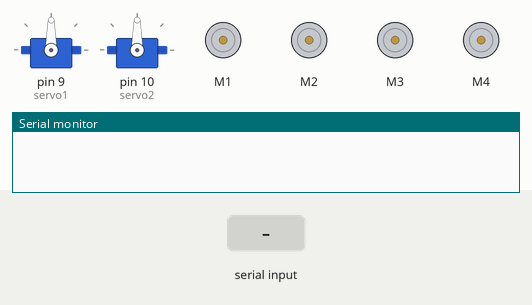
The sketch below on a simulated Arduino Uno, built with avr-gcc and run on an emulated ATmega328P. Shown: 2 × servo, 4 × DC motor (green arrow = forward, orange = backward, longer = faster), the last lines printed to the serial monitor. The test bench sets the inputs (shaded band). Random numbers use the default seed unless the sketch sets one.

Above: at 1.2 s.
1.3 s: "S" received over Serial
At 2.1 s:
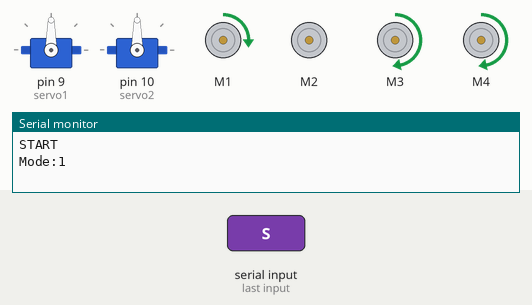
2.8 s: "B90\n" received over Serial
At 3.3 s:
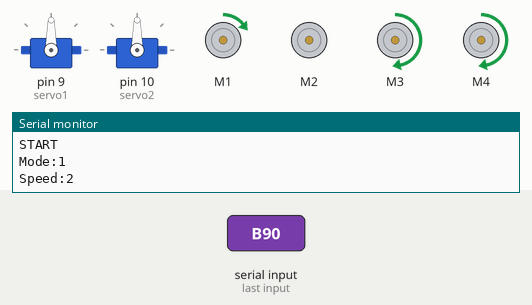
4.3 s: "C,45\n" received over Serial
At 5.5 s:
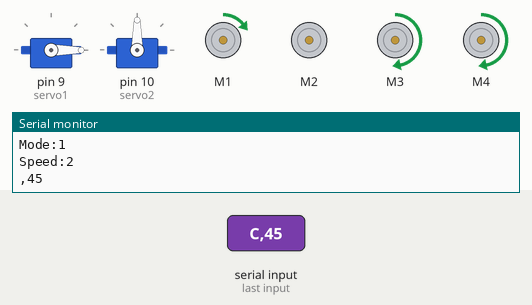
5.8 s: "Q" received over Serial
At 6.8 s:
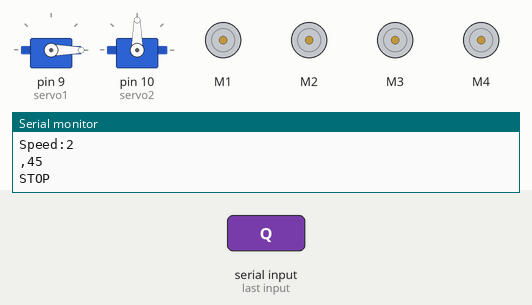
7.3 s: "D,45\n" received over Serial
At 7.9 s:
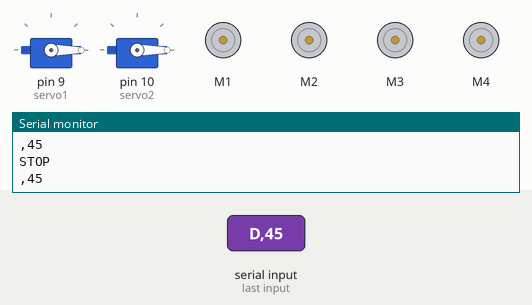
8.8 s: "C90\n" received over Serial
At 10.2 s:
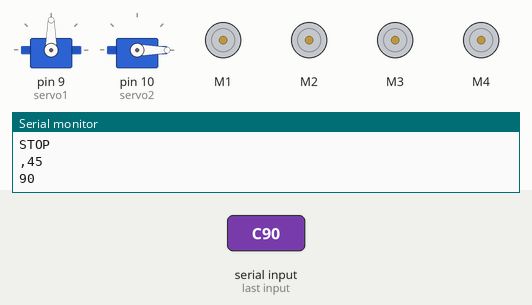
Timing chart, 0 to 11.3 s (numbered marks = the images above; inputs shaded):
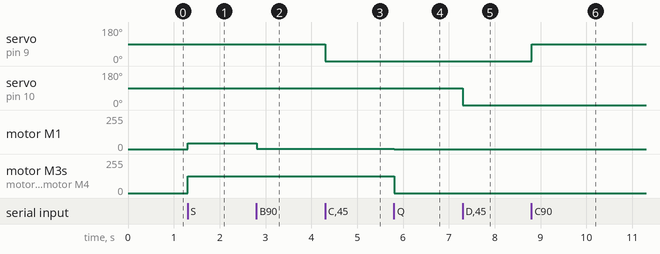

Measured:
- after the input at 1.3 s, motor M1: stopped → forward 42/255 at once; motor M3, motor M4: stopped → forward 126/255 at once
- after the input at 2.8 s, motor M1: forward 42/255 → forward 2/255 at once
- after the input at 4.3 s, servo on pin 9 (servo1): 90° → 0° at once
- after the input at 5.8 s, motor M1: forward 2/255 → stopped at once; motor M3, motor M4: forward 126/255 → stopped at once
- after the input at 7.3 s, servo on pin 10 (servo2): 90° → 0° at once
- after the input at 8.8 s, servo on pin 9 (servo1): 0° → 90° at once

The sketch:

iPingpong_1.ino
```cpp
#include <Servo.h>
Servo  servo1, servo2;

#include <Adafruit_MotorShield.h>
Adafruit_MotorShield AFMS = Adafruit_MotorShield();
Adafruit_DCMotor *Motor[] = {AFMS.getMotor(1), AFMS.getMotor(2), AFMS.getMotor(3), AFMS.getMotor(4)};


char mode = '1';
int RandomDelay = 500;
int motor_speedLv[] = {0, 0, 2, 2};
int speedo[] = {42, 84, 126, 168, 210, 255};
bool Random = false;
bool start = false;
unsigned long previousTime;


void setup() {
  Serial.begin(9600);
  AFMS.begin();
  servo1.attach(9);
  servo2.attach(10);
  Motor[0]->setSpeed(speedo[motor_speedLv[0]]);
  Motor[1]->setSpeed(speedo[motor_speedLv[1]]);
  Motor[2]->setSpeed(speedo[motor_speedLv[2]]);
  Motor[3]->setSpeed(speedo[motor_speedLv[3]]);
}

void loop() {
  char sign, val;
  String deg;

  if (Serial.available()) {
    sign = Serial.read();
    //Serial.println(sign);
    delay(5);

    switch (sign) {

      case 'A':
        val = Serial.read();
        mode = val;
        modeChange();
        break;

      case 'B':
        val = Serial.read();
        speedChange(val);
        break;

      case 'C':
        while (Serial.available()) {
          val = Serial.read();
          if (val == 'C' || val == 'D')break;
          deg += val;
        }
        servo1.write(deg.toInt());
        Serial.println(deg);
        break;

      case 'D':
        while (Serial.available()) {
          val = Serial.read();
          if (val == 'C' || val == 'D')break;
          deg += val;
        }
        servo2.write(deg.toInt());
        Serial.println(deg);
        break;

      case 'R':
        val = Serial.read();
        if (val == '1') {
          Serial.println("Random On");
          Random = true;
          previousTime = millis();
        } else  {
          Serial.println("Random Off");
          Random = false;
        }
        break;

      case 'S':
        val = Serial.read();
        if (val == '0') {
          Serial.println("STOP");
          start = false;
          for (int i = 0 ; i < 4; i++)Motor[i]->run(RELEASE);
        } else  {
          Serial.println("START");
          start = true;
          modeChange();
        }
        break;

      case 'Q':
        Serial.println("STOP");
        for (int i = 0 ; i < 4; i++)Motor[i]->run(RELEASE);
        start = false;
        break;
    }
  }

  if (Random && start) {
    int passedTime = millis() - previousTime;
    if (passedTime > RandomDelay) {
      int num = random(15, 175);
      Serial.print("Random:");
      Serial.println(num);
      servo1.write(num);
      previousTime = millis();
    }
  }

}


void modeChange() {
  if (start) {
    switch (mode) {
      case '1':
        Serial.println("Mode:1");
        Motor[0]->run(FORWARD);
        Motor[1]->run(RELEASE);
        break;
      case '2':
        Serial.println("Mode:2");
        Motor[0]->run(RELEASE);
        Motor[1]->run(FORWARD);
        break;
      case '3':
        Serial.println("Mode:3");
        Motor[0]->run(FORWARD);
        Motor[1]->run(FORWARD);
        break;
    }
    Motor[2]->run(FORWARD);
    Motor[3]->run(FORWARD);
  }
}

void speedChange(char i) {
  String s;
  s = i;
  motor_speedLv[0] = s.toInt() - 1;
  motor_speedLv[1] = s.toInt() - 1;
  Motor[0]->setSpeed(speedo[motor_speedLv[0]]);
  Motor[1]->setSpeed(speedo[motor_speedLv[1]]);
  Serial.print("Speed:");
  Serial.println(speedo[motor_speedLv[0]]);
}
```
